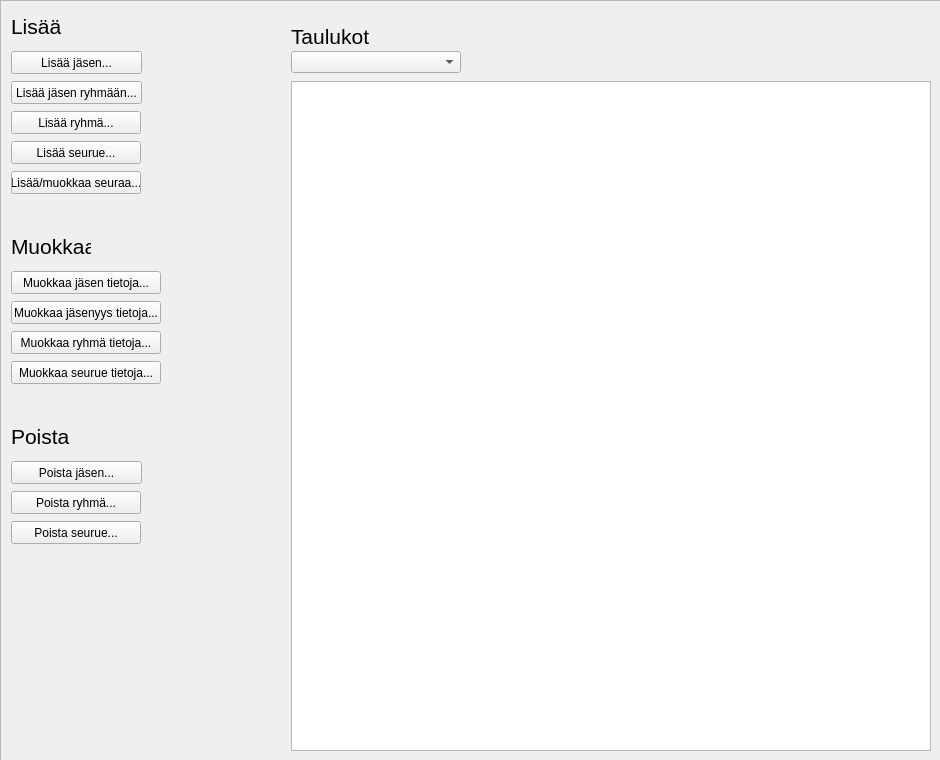
<?xml version="1.0" encoding="UTF-8"?>
<ui version="4.0">
 <class>maintenancePage</class>
 <widget class="QWidget" name="maintenancePage">
  <property name="geometry">
   <rect>
    <x>0</x>
    <y>0</y>
    <width>940</width>
    <height>760</height>
   </rect>
  </property>
  <widget class="QScrollArea" name="scrollArea">
   <property name="geometry">
    <rect>
     <x>0</x>
     <y>0</y>
     <width>941</width>
     <height>761</height>
    </rect>
   </property>
   <property name="widgetResizable">
    <bool>true</bool>
   </property>
   <widget class="QWidget" name="scrollAreaWidgetContents">
    <property name="geometry">
     <rect>
      <x>0</x>
      <y>0</y>
      <width>939</width>
      <height>759</height>
     </rect>
    </property>
    <widget class="QPushButton" name="maintenanceAddMembershipPushButton">
     <property name="geometry">
      <rect>
       <x>10</x>
       <y>80</y>
       <width>131</width>
       <height>23</height>
      </rect>
     </property>
     <property name="text">
      <string>Lisää jäsen ryhmään...</string>
     </property>
    </widget>
    <widget class="QPushButton" name="maintenanceEditMembershipPushButton">
     <property name="geometry">
      <rect>
       <x>10</x>
       <y>300</y>
       <width>150</width>
       <height>23</height>
      </rect>
     </property>
     <property name="text">
      <string>Muokkaa jäsenyys tietoja...</string>
     </property>
    </widget>
    <widget class="QLabel" name="label_9">
     <property name="geometry">
      <rect>
       <x>10</x>
       <y>420</y>
       <width>70</width>
       <height>30</height>
      </rect>
     </property>
     <property name="font">
      <font>
       <pointsize>16</pointsize>
      </font>
     </property>
     <property name="text">
      <string>Poista</string>
     </property>
    </widget>
    <widget class="QTableWidget" name="maintenanceTableWidget">
     <property name="geometry">
      <rect>
       <x>290</x>
       <y>80</y>
       <width>640</width>
       <height>670</height>
      </rect>
     </property>
    </widget>
    <widget class="QPushButton" name="maintenanceEditCompanyPushButton">
     <property name="geometry">
      <rect>
       <x>10</x>
       <y>170</y>
       <width>130</width>
       <height>23</height>
      </rect>
     </property>
     <property name="text">
      <string>Lisää/muokkaa seuraa...</string>
     </property>
    </widget>
    <widget class="QPushButton" name="maintenanceRemoveMemberPushButton">
     <property name="geometry">
      <rect>
       <x>10</x>
       <y>460</y>
       <width>131</width>
       <height>23</height>
      </rect>
     </property>
     <property name="text">
      <string>Poista jäsen...</string>
     </property>
    </widget>
    <widget class="QPushButton" name="maintenanceAddGroupPushButton">
     <property name="geometry">
      <rect>
       <x>10</x>
       <y>110</y>
       <width>130</width>
       <height>23</height>
      </rect>
     </property>
     <property name="text">
      <string>Lisää ryhmä...</string>
     </property>
    </widget>
    <widget class="QPushButton" name="maintenanceRemoveGroupPushButton">
     <property name="geometry">
      <rect>
       <x>10</x>
       <y>490</y>
       <width>130</width>
       <height>23</height>
      </rect>
     </property>
     <property name="text">
      <string>Poista ryhmä...</string>
     </property>
    </widget>
    <widget class="QPushButton" name="maintenanceAddPartyPushButton">
     <property name="geometry">
      <rect>
       <x>10</x>
       <y>140</y>
       <width>130</width>
       <height>23</height>
      </rect>
     </property>
     <property name="text">
      <string>Lisää seurue...</string>
     </property>
    </widget>
    <widget class="QLabel" name="label_10">
     <property name="geometry">
      <rect>
       <x>290</x>
       <y>20</y>
       <width>100</width>
       <height>30</height>
      </rect>
     </property>
     <property name="font">
      <font>
       <pointsize>16</pointsize>
      </font>
     </property>
     <property name="text">
      <string>Taulukot</string>
     </property>
    </widget>
    <widget class="QPushButton" name="maintenanceAddMemberPushButton">
     <property name="geometry">
      <rect>
       <x>10</x>
       <y>50</y>
       <width>131</width>
       <height>23</height>
      </rect>
     </property>
     <property name="text">
      <string>Lisää jäsen...</string>
     </property>
    </widget>
    <widget class="QPushButton" name="maintenanceEditMemberPushButton">
     <property name="geometry">
      <rect>
       <x>10</x>
       <y>270</y>
       <width>150</width>
       <height>23</height>
      </rect>
     </property>
     <property name="text">
      <string>Muokkaa jäsen tietoja...</string>
     </property>
    </widget>
    <widget class="QPushButton" name="maintenanceEditGroupPushButton">
     <property name="geometry">
      <rect>
       <x>10</x>
       <y>330</y>
       <width>150</width>
       <height>23</height>
      </rect>
     </property>
     <property name="text">
      <string>Muokkaa ryhmä tietoja...</string>
     </property>
    </widget>
    <widget class="QLabel" name="label_8">
     <property name="geometry">
      <rect>
       <x>10</x>
       <y>230</y>
       <width>80</width>
       <height>30</height>
      </rect>
     </property>
     <property name="font">
      <font>
       <pointsize>16</pointsize>
      </font>
     </property>
     <property name="text">
      <string>Muokkaa</string>
     </property>
    </widget>
    <widget class="QPushButton" name="maintenanceRemovePartyPushButton">
     <property name="geometry">
      <rect>
       <x>10</x>
       <y>520</y>
       <width>130</width>
       <height>23</height>
      </rect>
     </property>
     <property name="text">
      <string>Poista seurue...</string>
     </property>
    </widget>
    <widget class="QComboBox" name="maintenanceComboBox">
     <property name="geometry">
      <rect>
       <x>290</x>
       <y>50</y>
       <width>170</width>
       <height>22</height>
      </rect>
     </property>
    </widget>
    <widget class="QPushButton" name="maintenanceEditPartyPushButton">
     <property name="geometry">
      <rect>
       <x>10</x>
       <y>360</y>
       <width>150</width>
       <height>23</height>
      </rect>
     </property>
     <property name="text">
      <string>Muokkaa seurue tietoja...</string>
     </property>
    </widget>
    <widget class="QLabel" name="label_7">
     <property name="geometry">
      <rect>
       <x>10</x>
       <y>10</y>
       <width>70</width>
       <height>30</height>
      </rect>
     </property>
     <property name="font">
      <font>
       <pointsize>16</pointsize>
      </font>
     </property>
     <property name="text">
      <string>Lisää</string>
     </property>
    </widget>
   </widget>
  </widget>
 </widget>
 <resources/>
 <connections/>
</ui>
